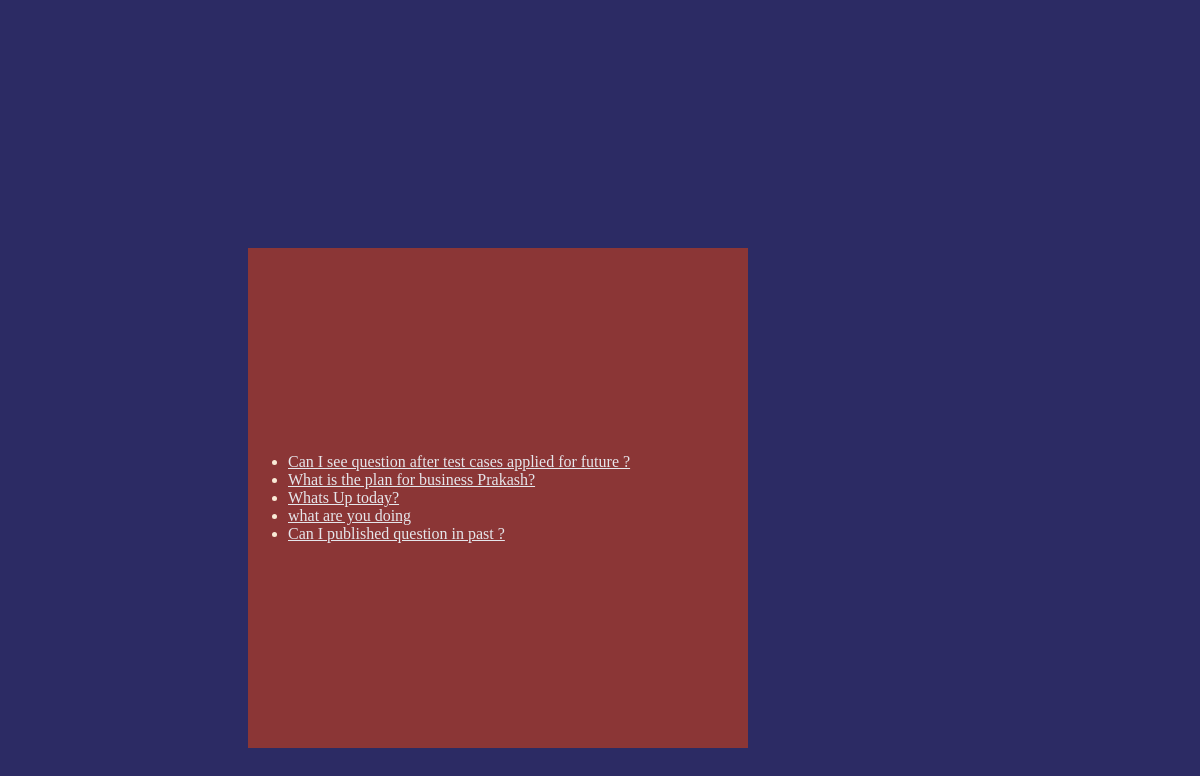
Screenshot of /polls/ with the database file from the repository.
### polls/models.py (models this page shows, shortened)
class Question(models.Model):
    question_text=models.CharField(max_length=200)
    pub_date=models.DateTimeField("date published")

### polls/views.py (the view)
# urls.py: path("", views.IndexView.as_view(), name="index"),
class IndexView(generic.ListView):
    template_name = "polls/index.html"
    context_object_name = "latest_question_list"
    def get_queryset(self):
        """
        Return the last five published questions (not including those set to be
        published in the future).
        """
        return Question.objects.filter(pub_date__lte=timezone.now()).order_by("-pub_date")[
            :5
        ]

### polls/templates/polls/index.html (shortened to what this page needs)
<!DOCTYPE html>
<html lang="en">
<head>
    {% load static %}
    <link rel="stylesheet" href="{% static 'polls/style.css'%}">
</head>
<body>
    <div class="land_page">
        <div class="land">{% if latest_question_list %}
            <ul>
            {% for question in latest_question_list %}
                    <li><a href="{%url 'polls:details' question.id %}">{{ question.question_text }}</a></li>
            {% endfor %}
            </ul>
        {% else %}
            <p>No polls are available.</p>
        {% endif %}</div>
    </div>
</body>
</html>

### polls/static/polls/style.css (style rules this page uses)
li a { color:rgb(230, 230, 235) }
body { color: antiquewhite; padding-left:20%; padding-top: 20%; padding-right: 20%; background: #2c2b64; }
.land_page { height: 500px; width: 500px; padding: 20px 20px 20px 20x; background: #8b3636; display:flex; align-items: center; }

### rows the page displays
Question: question_text "Can I see question after test cases applied for future ?"
Question: question_text "What is the plan for business Prakash?"
Question: question_text "Whats Up today?"
Question: question_text "what are you doing"
Question: question_text "Can I published question in past ?"
